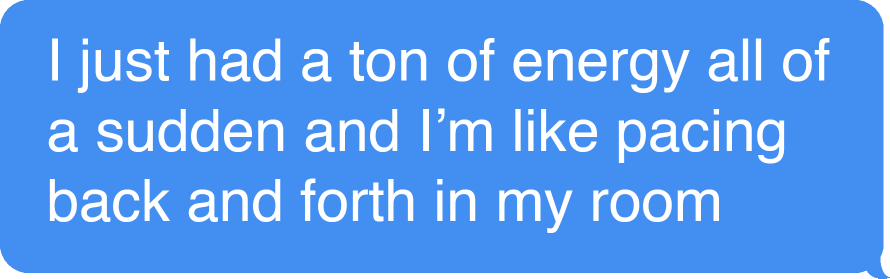
#> input picture Computer Vision Web Application/OCRUpload.png, 1779 x 557 px (shown at 1/2 size); its folder holds 3 pictures in this run; the run also reads 1 picture not shown here
$ python OCR.py --image OCRUpload.png
#> lines starting #> are read from the running program, lines starting #| are printed output that depends on the picture; after the words box and inside, x2 and y2 are one past the last pixel; in counts of white or black regions, pixels touching at a corner belong together
#!/usr/bin/env python3
# -*- coding: utf-8 -*-
"""
Created on Mon Oct 22 17:56:27 2018

@author: logicalsteps
"""

# import the necessary packages
from PIL import Image
import pytesseract
import argparse
import cv2
import os

# construct the argument parse and parse the arguments
ap = argparse.ArgumentParser()
ap.add_argument("-i", "--image", required=True,
	help="path to input image to be OCR'd")
ap.add_argument("-p", "--preprocess", type=str, default="thresh",
	help="type of preprocessing to be done")
args = vars(ap.parse_args())


# load the example image and convert it to grayscale
image = cv2.imread(args["image"])
#> image is the input picture: shape (557, 1779, 3); mean B, G, R 242.9, 158.2, 92.6
gray = cv2.cvtColor(image, cv2.COLOR_BGR2GRAY)
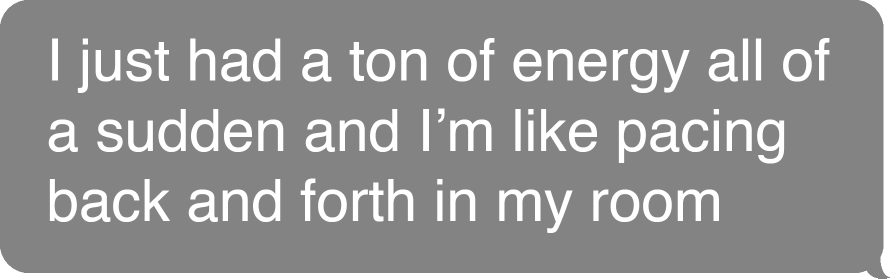
#> gray: shape (557, 1779) (shown at 1/2 size); min 131, max 255, mean 147.9

# check to see if we should apply thresholding to preprocess the
# image
if args["preprocess"] == "thresh":
	gray = cv2.threshold(gray, 0, 255,
		cv2.THRESH_BINARY | cv2.THRESH_OTSU)[1]
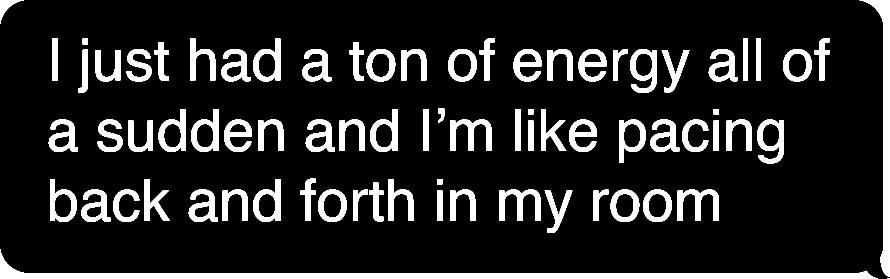
#> gray: shape (557, 1779) (shown at 1/2 size); 13.8% white; 76 white regions (1 under 20 px), largest, box (x1, y1, x2, y2) and area: (0, 498, 1756, 557) 19925, (1719, 0, 1779, 554) 7483, (900, 239, 983, 302) 2462

# make a check to see if median blurring should be done to remove
# noise
elif args["preprocess"] == "blur":
	gray = cv2.medianBlur(gray, 3)

# write the grayscale image to disk as a temporary file so we can
# apply OCR to it
filename = "{}.png".format(os.getpid())
cv2.imwrite(filename, gray)


# load the image as a PIL/Pillow image, apply OCR, and then delete
# the temporary file
text = pytesseract.image_to_string(Image.open("SampleText.png"))
#> (the run stopped early here; a loop or call above may not have finished)
